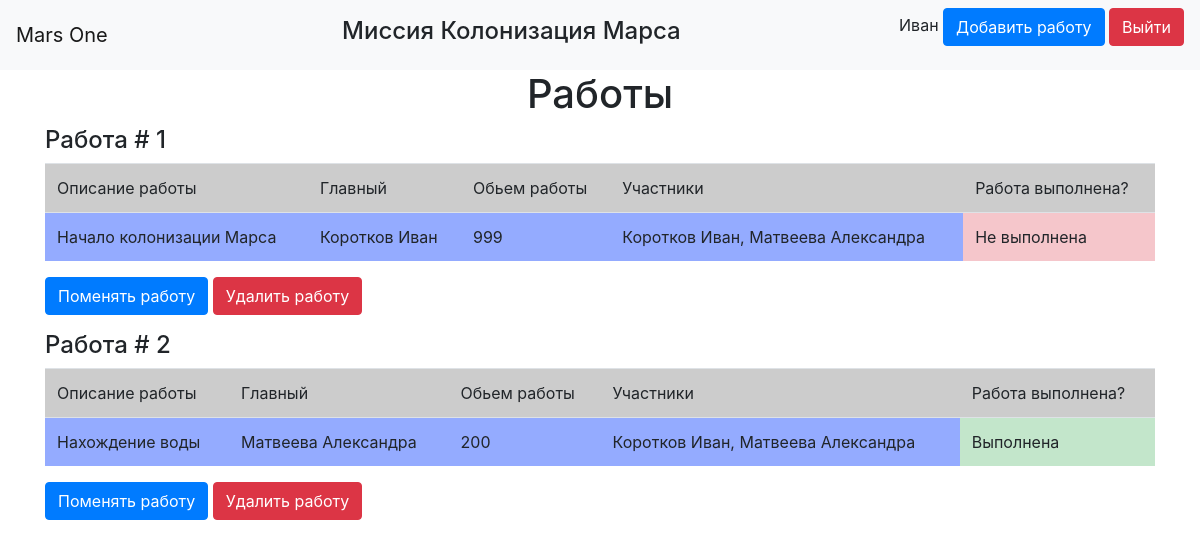
The page / (signed in) on the database its author committed.
### data/users.py (models this page shows, shortened)
class User(SqlAlchemyBase, UserMixin):
    __tablename__ = 'users'
    id = sqlalchemy.Column(sqlalchemy.Integer,
                           primary_key=True, autoincrement=True)
    surname = sqlalchemy.Column(sqlalchemy.String, nullable=True)
    name = sqlalchemy.Column(sqlalchemy.String, nullable=True)
    age = sqlalchemy.Column(sqlalchemy.Integer, nullable=True)
    position = sqlalchemy.Column(sqlalchemy.String, nullable=True)
    speciality = sqlalchemy.Column(sqlalchemy.String, nullable=True)
    address = sqlalchemy.Column(sqlalchemy.String, nullable=True, default=f"module_{randint(0, 99)}")
    email = sqlalchemy.Column(sqlalchemy.String, unique=True, nullable=True)
    hashed_password = sqlalchemy.Column(sqlalchemy.String, nullable=True)
    modified_date = sqlalchemy.Column(sqlalchemy.DateTime, default=datetime.datetime.now)
    jobs = orm.relationship("Jobs", back_populates="user")

### data/jobs.py (models this page shows)
class Jobs(SqlAlchemyBase):
    __tablename__ = 'jobs'
    id = sqlalchemy.Column(sqlalchemy.Integer,
                           primary_key=True, autoincrement=True)
    team_leader = sqlalchemy.Column(sqlalchemy.Integer, sqlalchemy.ForeignKey("users.id"),
                                    nullable=True)
    job = sqlalchemy.Column(sqlalchemy.String, nullable=True)
    work_size = sqlalchemy.Column(sqlalchemy.Integer, nullable=True)
    collaborators = sqlalchemy.Column(sqlalchemy.String, nullable=True)
    start_date = sqlalchemy.Column(sqlalchemy.DateTime, default=datetime.datetime.now, nullable=True)
    end_date = sqlalchemy.Column(sqlalchemy.DateTime, nullable=True)
    is_finished = sqlalchemy.Column(sqlalchemy.Boolean, nullable=True)
    creator = sqlalchemy.Column(sqlalchemy.Integer)
    user = orm.relationship('User')

### main.py (the view)
@app.route("/")
def index():
    if current_user.is_authenticated:
        dbs = db_session.create_session()
        jobs = dbs.query(Jobs).filter((Jobs.collaborators.like(f'% {current_user.id}%')) |
                                      (Jobs.collaborators.like(f'%{current_user.id},%')) |
                                      (Jobs.collaborators == str(current_user.id)))
        return render_template("index.html", jobs=jobs,
                               teams=[", ".join(get_users(job, dbs)) for job in jobs],
                               title="Работы")
    else:
        return redirect('/login')

### data/db_session.py (called while the page is built)
def create_session() -> Session:
    global __factory
    return __factory()

### main.py (called while the page is built)
@login_manager.user_loader
def load_user(user_id):
    db_sess = db_session.create_session()
    return db_sess.query(User).get(user_id)

def get_users(job, dbs):
    users = []
    for u_id in job.collaborators.split(", "):
        try:
            ans = dbs.query(User).filter(User.id == int(u_id)).first()
            users.append(f"{ans.surname} {ans.name}")
        except (AttributeError, ValueError):
            users.append(f"Неизвестно Кто")
    return users

### templates/index.html
{% extends "base.html" %}
{% block content %}
{% if jobs %}
    <h1 class="center">Работы</h1>
{% else %}
    <h1 class="center">Нет работ</h1>
{% endif %}
{% for job in jobs %}
    <h4>Работа # {{loop.index}}</h4>
    <table class="table">
        <tr bgcolor="#ccc">
            <td>Описание работы</td>
            <td>Главный</td>
            <td>Обьем работы</td>
            <td>Участники</td>
            <td>Работа выполнена?</td>
        </tr>
        <tr bgcolor="#94abff">
            <td>{{ job.job }}</td>
            <td>{% if job.user %} {{ job.user.surname }} {{job.user.name}} {% else %}Неизвестно Кто{% endif %}</td>
            <td>{{ job.work_size }}</td>
            <td>{{ teams[loop.index - 1] }}</td>
            {% if job.is_finished %}
                <td class="table-success">Выполнена</td>
            {% else %}
                <td class="table-danger">Не выполнена</td>
            {% endif %}
        </tr>
    </table>
    {% if job.user %}
        {% set tema_leader = job.user.id %}
    {% else %}
        {% set tema_leader = 1 %}
    {% endif %}
    {% if current_user.id in (1, job.creator, team_leader) %}
    <p>
        <a class="btn btn-primary" href="/change_job/{{ job.id }}" >Поменять работу</a>
        <a class="btn btn-danger" href="/delete_job/{{ job.id }}" >Удалить работу</a>
    </p>
    {% endif %}
{% endfor %}
{% endblock %}

### templates/base.html (shortened to what this page needs)
<!doctype html>
<html lang="en">
<head>
    <link rel="stylesheet"
          href="https://stackpath.bootstrapcdn.com/bootstrap/4.4.1/css/bootstrap.min.css"
>
    <link rel="stylesheet" type="text/css" href="{{ url_for('static', filename='css/style.css') }}" />
</head>
<body>
<header>
    <nav class="navbar navbar-light bg-light">
        <a class="navbar-brand">Mars One</a>
        <h4 class="center">Миссия Колонизация Марса</h4>
        {% if current_user.is_authenticated %}
            <p>
                <a>{{ current_user.name }}</a>
                <a class="btn btn-primary" href="/addjob">Добавить работу</a>
                <a class="btn btn-danger" href="/logout">Выйти</a>
            </p>
        {% else %}
            <p>
                <a class="btn btn-primary" href="/register">Зарегистрироваться</a>
                <a class="btn btn-success" href="/login">Войти</a>
            </p>
        {% endif %}
    </nav>
</header>
<main role="main" class="container">
    {% block content %}{% endblock %}
</main>
</body>
</html>

### static/css/style.css (style rules this page uses)
.center { text-align: center; }

### rows shown on the page
User: name "Иван"
Jobs: job "Начало колонизации Марса", user.surname "Коротков", user.name "Иван", work_size "999", teams "Коротков Иван, Матвеева Александра", is_finished "Не выполнена"
Jobs: job "Нахождение воды", user.surname "Матвеева", user.name "Александра", work_size "200", teams "Коротков Иван, Матвеева Александра", is_finished "Выполнена"
